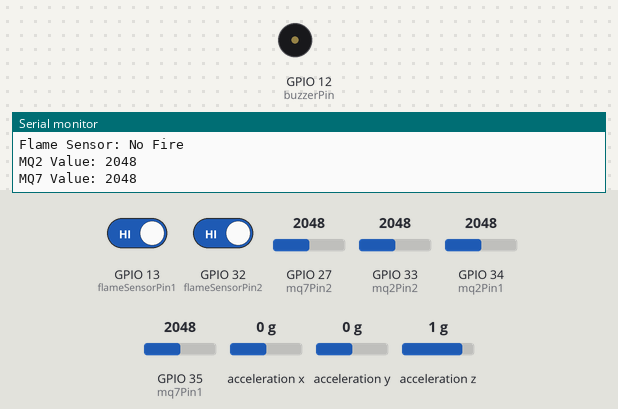
The sketch below on a simulated ESP32. Shown: buzzer (waves = sounding, pin HIGH), the last lines printed to the serial monitor. Inputs (shaded band) come from the test bench; at power-on: GPIO 13 (flameSensorPin1) HIGH, GPIO 32 (flameSensorPin2) HIGH, GPIO 27 (mq7Pin2) = 2048, GPIO 33 (mq2Pin2) = 2048, GPIO 34 (mq2Pin1) = 2048, GPIO 35 (mq7Pin1) = 2048, acceleration x 0 g, acceleration y 0 g, acceleration z 1 g. WiFi joins after 1.5 s; servers stay silent unless stated.

Above: at 3.2 s.
3.3 s: GPIO 13 (flameSensorPin1) driven LOW
At 3.65 s:
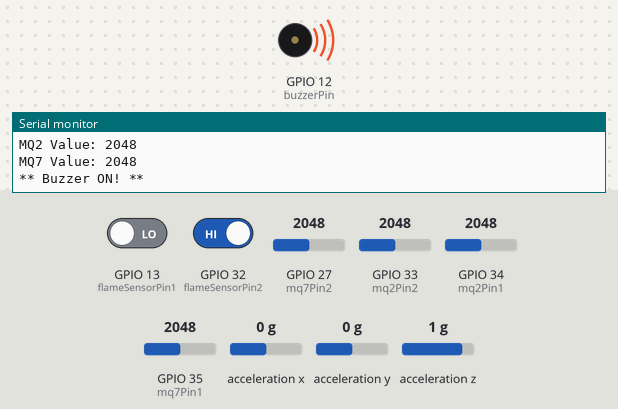
9.3 s: GPIO 13 (flameSensorPin1) driven HIGH
At 10.5 s:
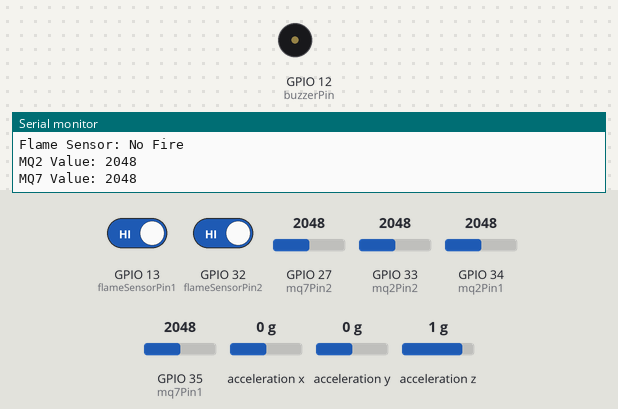
10.8 s: GPIO 32 (flameSensorPin2) driven LOW
At 11.02 s:
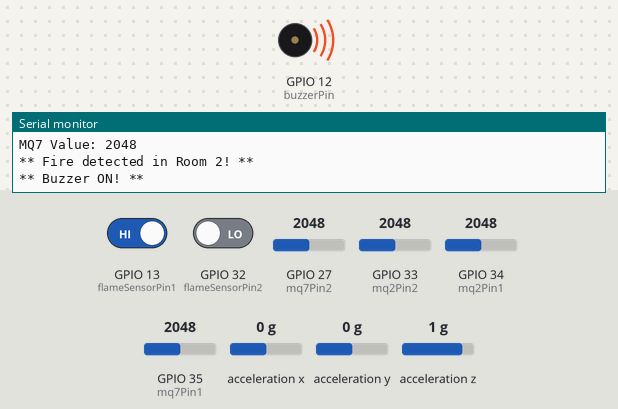
Timing chart, 0 to 14.8 s (numbered marks = the images above; inputs shaded):
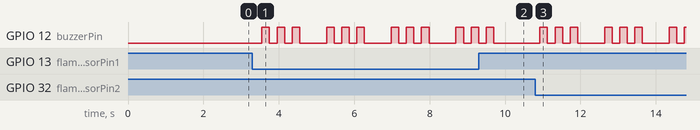

The sketch:

normal.ino
```cpp
#include <Wire.h>
#include <Adafruit_Sensor.h>
#include <Adafruit_ADXL345_U.h>
#include <WiFi.h>

// Wi-Fi credentials
const char* ssid = "Apple pie";          // Your WiFi SSID
const char* password = "passWord@69";    // Your WiFi password

// Create an ADXL345 sensor instance
Adafruit_ADXL345_Unified accel = Adafruit_ADXL345_Unified(12345);

// Threshold for detecting strong movement (adjust based on testing)
const float earthquakeThreshold = 10.5;  // g value, adjust this based on tests

// Pin Definitions for Room 1
const int flameSensorPin1 = 13;
const int mq2Pin1 = 34;
const int mq7Pin1 = 35;

// Pin Definitions for Room 2
const int flameSensorPin2 = 32;
const int mq2Pin2 = 33;
const int mq7Pin2 = 27;

// Buzzer Pin
const int buzzerPin = 12;

// Define threshold values for gas sensors (Adjust based on your sensor calibration)
const int mq2Threshold = 300;
const int mq7Threshold = 300;

void setup() {
  Serial.begin(115200);

  // Connect to Wi-Fi
  WiFi.begin(ssid, password);
  while (WiFi.status() != WL_CONNECTED) {
    delay(1000);
    Serial.println("Connecting to WiFi...");
  }
  Serial.println("Connected to WiFi");

  // Initialize the ADXL345 sensor
  if (!accel.begin()) {
    Serial.println("Failed to initialize ADXL345");
    while (1);
  }
  accel.setRange(ADXL345_RANGE_16_G);

  // Set up pins for Room 1
  pinMode(flameSensorPin1, INPUT);
  pinMode(mq2Pin1, INPUT);
  pinMode(mq7Pin1, INPUT);

  // Set up pins for Room 2
  pinMode(flameSensorPin2, INPUT);
  pinMode(mq2Pin2, INPUT);
  pinMode(mq7Pin2, INPUT);

  // Set up pin for Buzzer
  pinMode(buzzerPin, OUTPUT);
  digitalWrite(buzzerPin, LOW);  // Turn buzzer off initially
}

void loop() {
  bool fireDetected = false;
  bool earthquakeDetected = false;

  // Get a new sensor event for earthquake detection
  sensors_event_t event;
  accel.getEvent(&event);

  // Print acceleration data
  Serial.print("X: "); Serial.print(event.acceleration.x); Serial.print(" ");
  Serial.print("Y: "); Serial.print(event.acceleration.y); Serial.print(" ");
  Serial.print("Z: "); Serial.println(event.acceleration.z);

  // Check if acceleration exceeds the threshold
  if (abs(event.acceleration.x) > earthquakeThreshold ||
      abs(event.acceleration.y) > earthquakeThreshold ||
      abs(event.acceleration.z) > earthquakeThreshold) {
    Serial.println("Earthquake Detected!");
    earthquakeDetected = true;
    digitalWrite(buzzerPin, HIGH); // Turn on buzzer
  } else {
    digitalWrite(buzzerPin, LOW); // Turn off buzzer
  }

  // ---- Room 1 ----
  int flameState1 = digitalRead(flameSensorPin1);
  int mq2Value1 = analogRead(mq2Pin1);
  int mq7Value1 = analogRead(mq7Pin1);

  Serial.println("---- Room 1 ----");
  Serial.print("Flame Sensor: ");
  Serial.println(flameState1 == LOW ? "Fire Detected!" : "No Fire");
  Serial.print("MQ2 Value: ");
  Serial.println(mq2Value1);
  Serial.print("MQ7 Value: ");
  Serial.println(mq7Value1);

  if (flameState1 == LOW) {
    Serial.println("** Fire detected in Room 1! **");
    fireDetected = true;
  }

  // ---- Room 2 ----
  int flameState2 = digitalRead(flameSensorPin2);
  int mq2Value2 = analogRead(mq2Pin2);
  int mq7Value2 = analogRead(mq7Pin2);

  Serial.println("---- Room 2 ----");
  Serial.print("Flame Sensor: ");
  Serial.println(flameState2 == LOW ? "Fire Detected!" : "No Fire");
  Serial.print("MQ2 Value: ");
  Serial.println(mq2Value2);
  Serial.print("MQ7 Value: ");
  Serial.println(mq7Value2);

  if (flameState2 == LOW) {
    Serial.println("** Fire detected in Room 2! **");
    fireDetected = true;
  }

  // Control the Buzzer based on fire detection
  if (fireDetected) {
    Serial.println("** Buzzer ON! **");
    for (int i = 0; i < 3; i++) {
      digitalWrite(buzzerPin, HIGH);
      delay(200);  // Reduce delay between buzzer beeps
      digitalWrite(buzzerPin, LOW);
      delay(200);
    }
  } else {
    digitalWrite(buzzerPin, LOW);
  }

  delay(500);  // Reduce delay between sensor checks
}
```

Measured:
- after the input at 3.3 s, GPIO 12 (buzzerPin): LOW → HIGH after 0.25 s, then repeats every 1.7 s: 2 × (LOW 0.20 s, HIGH 0.20 s), LOW 0.72 s, HIGH 0.20 s
- after the input at 9.3 s, GPIO 12 (buzzerPin): goes on until 9.7 s, then stays LOW
- after the input at 10.8 s, GPIO 12 (buzzerPin): LOW → HIGH after 0.13 s, then repeats every 1.7 s: 2 × (LOW 0.20 s, HIGH 0.20 s), LOW 0.72 s, HIGH 0.20 s
